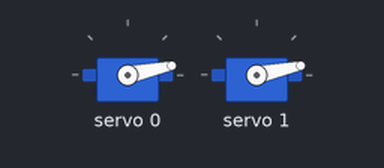
This sketch was run on a simulated Arduino Uno, built with avr-gcc and run on an emulated ATmega328P. Parts: 2 × servo.

Above: at 0.05 s.
At 0.25 s:
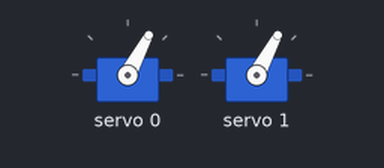
At 1.25 s:
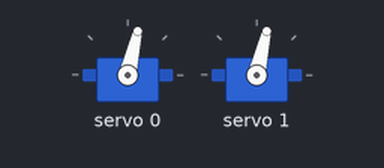
At 2.5 s:
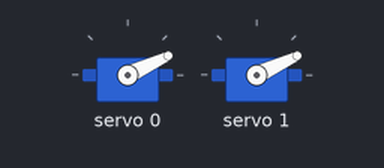
Timing chart, 0 to 5.9 s (numbered marks = the images above):
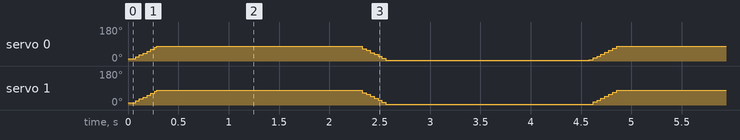

The sketch:

oftwareSerialExample_copy_20241030165549_copy_20241031155854.ino
```cpp
#include <Wire.h>
#include <Adafruit_PWMServoDriver.h>

Adafruit_PWMServoDriver pwm = Adafruit_PWMServoDriver();

// These values are adjusted for the MG996R
int servoMin = 140; // Minimum pulse length count (0 degrees)
int servoMax = 330; // Maximum pulse length count (180 degrees)
int stepDelay = 0; // Delay between steps in milliseconds

void setup() {
  Serial.begin(9600);
  pwm.begin();
  pwm.setPWMFreq(60);  // Set frequency to 50 Hz, suitable for MG996R
}

void slowMoveSimultaneous(int servo1, int servo2, int start1, int end1, int start2, int end2) {
  int pos1 = start1;
  int pos2 = start2;

  while (pos1 != end1 || pos2 != end2) {
    if (pos1 != end1) {
      pwm.setPWM(servo1, 0, pos1);
      pos1 += (start1 < end1) ? 1 : -1;
    }
    if (pos2 != end2) {
      pwm.setPWM(servo2, 0, pos2);
      pos2 += (start2 < end2) ? 1 : -1;
    }
    delay(stepDelay);
  }
}

void loop() {
  // Move both motors from 0 degrees to 180 degrees slowly
  slowMoveSimultaneous(0, 1, servoMin, servoMax, servoMin, servoMax);
  delay(2000);  // Wait for 2 seconds

  // Move both motors from 180 degrees to 0 degrees slowly
  slowMoveSimultaneous(0, 1, servoMax, servoMin, servoMax, servoMin);
  delay(2000);  // Wait for 2 seconds
}
```
